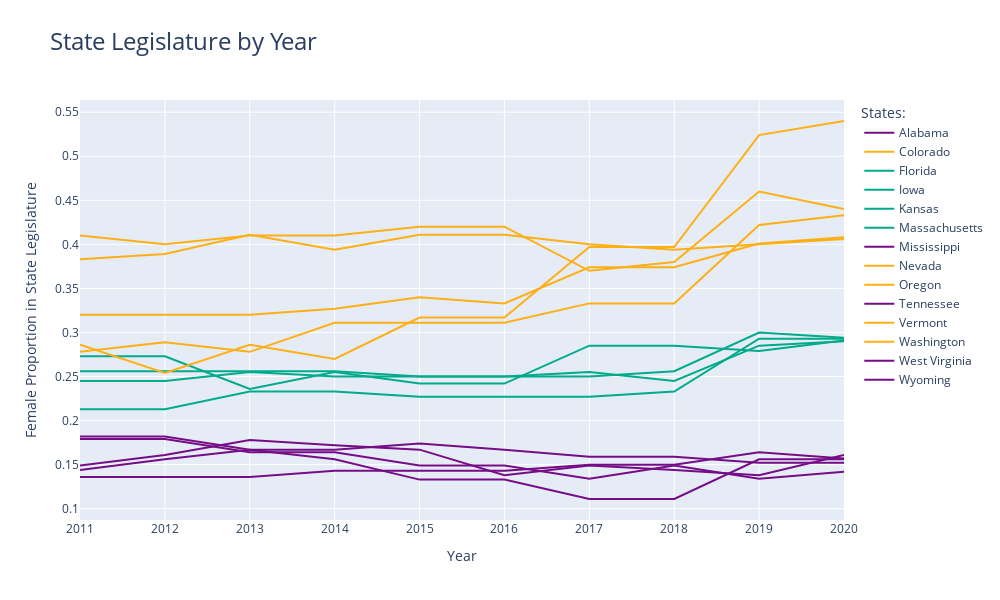

Write notebook code for a chart like this one.
### Markdown cell above
### 5.1 State Legislature by Year

### Code cell
gen_figure(data_df, 'state_legislature', 'State Legislature by Year', 'Female Proportion in State Legislature').show()

### Figure 1 — Plotly figure (JSON) as saved in the notebook; plotly's stock layout.template omitted (floating-point values rounded to 4 significant figures)
{"data": [{"hovertemplate": "<b>%{text:.2f}%</b><brstate: %{name}<br>year: %{x}", "line": {"color": "#750D86", "width": 2}, "mode": "lines", "name": "Alabama", "text": [0.136, 0.136, 0.136, 0.143, 0.143, 0.143, 0.15, 0.15, 0.164, 0.157], "type": "scatter", "x": [2011, 2012, 2013, 2014, 2015, 2016, 2017, 2018, 2019, 2020], "y": [0.136, 0.136, 0.136, 0.143, 0.143, 0.143, 0.15, 0.15, 0.164, 0.157]}, {"hovertemplate": "<b>%{text:.2f}%</b><brstate: %{name}<br>year: %{x}", "line": {"color": "#FEAF16", "width": 2}, "mode": "lines", "name": "Colorado", "text": [0.41, 0.4, 0.41, 0.41, 0.42, 0.42, 0.37, 0.38, 0.46, 0.44], "type": "scatter", "x": [2011, 2012, 2013, 2014, 2015, 2016, 2017, 2018, 2019, 2020], "y": [0.41, 0.4, 0.41, 0.41, 0.42, 0.42, 0.37, 0.38, 0.46, 0.44]}, {"hovertemplate": "<b>%{text:.2f}%</b><brstate: %{name}<br>year: %{x}", "line": {"color": "#00AB8B", "width": 2}, "mode": "lines", "name": "Florida", "text": [0.256, 0.256, 0.256, 0.256, 0.25, 0.25, 0.25, 0.256, 0.3, 0.294], "type": "scatter", "x": [2011, 2012, 2013, 2014, 2015, 2016, 2017, 2018, 2019, 2020], "y": [0.256, 0.256, 0.256, 0.256, 0.25, 0.25, 0.25, 0.256, 0.3, 0.294]}, {"hovertemplate": "<b>%{text:.2f}%</b><brstate: %{name}<br>year: %{x}", "line": {"color": "#00AB8B", "width": 2}, "mode": "lines", "name": "Iowa", "text": [0.213, 0.213, 0.233, 0.233, 0.227, 0.227, 0.227, 0.233, 0.293, 0.293], "type": "scatter", "x": [2011, 2012, 2013, 2014, 2015, 2016, 2017, 2018, 2019, 2020], "y": [0.213, 0.213, 0.233, 0.233, 0.227, 0.227, 0.227, 0.233, 0.293, 0.293]}, {"hovertemplate": "<b>%{text:.2f}%</b><brstate: %{name}<br>year: %{x}", "line": {"color": "#00AB8B", "width": 2}, "mode": "lines", "name": "Kansas", "text": [0.273, 0.273, 0.236, 0.255, 0.242, 0.242, 0.285, 0.285, 0.279, 0.291], "type": "scatter", "x": [2011, 2012, 2013, 2014, 2015, 2016, 2017, 2018, 2019, 2020], "y": [0.273, 0.273, 0.236, 0.255, 0.242, 0.242, 0.285, 0.285, 0.279, 0.291]}, {"hovertemplate": "<b>%{text:.2f}%</b><brstate: %{name}<br>year: %{x}", "line": {"color": "#00AB8B", "width": 2}, "mode": "lines", "name": "Massachusetts", "text": [0.245, 0.245, 0.255, 0.25, 0.25, 0.25, 0.255, 0.245, 0.285, 0.29], "type": "scatter", "x": [2011, 2012, 2013, 2014, 2015, 2016, 2017, 2018, 2019, 2020], "y": [0.245, 0.245, 0.255, 0.25, 0.25, 0.25, 0.255, 0.245, 0.285, 0.29]}, {"hovertemplate": "<b>%{text:.2f}%</b><brstate: %{name}<br>year: %{x}", "line": {"color": "#750D86", "width": 2}, "mode": "lines", "name": "Mississippi", "text": [0.149, 0.161, 0.178, 0.172, 0.167, 0.138, 0.149, 0.144, 0.138, 0.161], "type": "scatter", "x": [2011, 2012, 2013, 2014, 2015, 2016, 2017, 2018, 2019, 2020], "y": [0.149, 0.161, 0.178, 0.172, 0.167, 0.138, 0.149, 0.144, 0.138, 0.161]}, {"hovertemplate": "<b>%{text:.2f}%</b><brstate: %{name}<br>year: %{x}", "line": {"color": "#FEAF16", "width": 2}, "mode": "lines", "name": "Nevada", "text": [0.286, 0.254, 0.286, 0.27, 0.317, 0.317, 0.397, 0.397, 0.524, 0.54], "type": "scatter", "x": [2011, 2012, 2013, 2014, 2015, 2016, 2017, 2018, 2019, 2020], "y": [0.286, 0.254, 0.286, 0.27, 0.317, 0.317, 0.397, 0.397, 0.524, 0.54]}, {"hovertemplate": "<b>%{text:.2f}%</b><brstate: %{name}<br>year: %{x}", "line": {"color": "#FEAF16", "width": 2}, "mode": "lines", "name": "Oregon", "text": [0.278, 0.289, 0.278, 0.311, 0.311, 0.311, 0.333, 0.333, 0.422, 0.433], "type": "scatter", "x": [2011, 2012, 2013, 2014, 2015, 2016, 2017, 2018, 2019, 2020], "y": [0.278, 0.289, 0.278, 0.311, 0.311, 0.311, 0.333, 0.333, 0.422, 0.433]}, {"hovertemplate": "<b>%{text:.2f}%</b><brstate: %{name}<br>year: %{x}", "line": {"color": "#750D86", "width": 2}, "mode": "lines", "name": "Tennessee", "text": [0.182, 0.182, 0.167, 0.167, 0.174, 0.167, 0.159, 0.159, 0.152, 0.152], "type": "scatter", "x": [2011, 2012, 2013, 2014, 2015, 2016, 2017, 2018, 2019, 2020], "y": [0.182, 0.182, 0.167, 0.167, 0.174, 0.167, 0.159, 0.159, 0.152, 0.152]}, {"hovertemplate": "<b>%{text:.2f}%</b><brstate: %{name}<br>year: %{x}", "line": {"color": "#FEAF16", "width": 2}, "mode": "lines", "name": "Vermont", "text": [0.383, 0.389, 0.411, 0.394, 0.411, 0.411, 0.4, 0.394, 0.4, 0.406], "type": "scatter", "x": [2011, 2012, 2013, 2014, 2015, 2016, 2017, 2018, 2019, 2020], "y": [0.383, 0.389, 0.411, 0.394, 0.411, 0.411, 0.4, 0.394, 0.4, 0.406]}, {"hovertemplate": "<b>%{text:.2f}%</b><brstate: %{name}<br>year: %{x}", "line": {"color": "#FEAF16", "width": 2}, "mode": "lines", "name": "Washington", "text": [0.32, 0.32, 0.32, 0.327, 0.34, 0.333, 0.374, 0.374, 0.401, 0.408], "type": "scatter", "x": [2011, 2012, 2013, 2014, 2015, 2016, 2017, 2018, 2019, 2020], "y": [0.32, 0.32, 0.32, 0.327, 0.34, 0.333, 0.374, 0.374, 0.401, 0.408]}, {"hovertemplate": "<b>%{text:.2f}%</b><brstate: %{name}<br>year: %{x}", "line": {"color": "#750D86", "width": 2}, "mode": "lines", "name": "West Virginia", "text": [0.179, 0.179, 0.164, 0.164, 0.149, 0.149, 0.134, 0.149, 0.134, 0.142], "type": "scatter", "x": [2011, 2012, 2013, 2014, 2015, 2016, 2017, 2018, 2019, 2020], "y": [0.179, 0.179, 0.164, 0.164, 0.149, 0.149, 0.134, 0.149, 0.134, 0.142]}, {"hovertemplate": "<b>%{text:.2f}%</b><brstate: %{name}<br>year: %{x}", "line": {"color": "#750D86", "width": 2}, "mode": "lines", "name": "Wyoming", "text": [0.144, 0.156, 0.167, 0.156, 0.133, 0.133, 0.111, 0.111, 0.156, 0.156], "type": "scatter", "x": [2011, 2012, 2013, 2014, 2015, 2016, 2017, 2018, 2019, 2020], "y": [0.144, 0.156, 0.167, 0.156, 0.133, 0.133, 0.111, 0.111, 0.156, 0.156]}], "layout": {"height": 600, "legend": {"title": {"text": "States:"}}, "title": {"font": {"size": 24}, "text": "State Legislature by Year"}, "width": 1000, "xaxis": {"title": {"text": "Year"}}, "yaxis": {"title": {"text": "Female Proportion in State Legislature"}}}}
